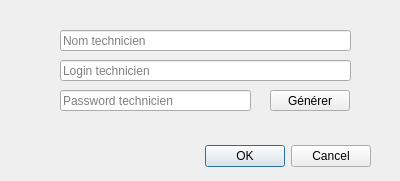
<?xml version="1.0" encoding="UTF-8"?>
<ui version="4.0">
 <class>ajouterTechnicien</class>
 <widget class="QDialog" name="ajouterTechnicien">
  <property name="geometry">
   <rect>
    <x>0</x>
    <y>0</y>
    <width>400</width>
    <height>181</height>
   </rect>
  </property>
  <property name="windowTitle">
   <string>Dialog</string>
  </property>
  <widget class="QDialogButtonBox" name="buttonBox">
   <property name="geometry">
    <rect>
     <x>30</x>
     <y>140</y>
     <width>341</width>
     <height>32</height>
    </rect>
   </property>
   <property name="orientation">
    <enum>Qt::Horizontal</enum>
   </property>
   <property name="standardButtons">
    <set>QDialogButtonBox::Cancel|QDialogButtonBox::Ok</set>
   </property>
  </widget>
  <widget class="QLineEdit" name="nomTech">
   <property name="geometry">
    <rect>
     <x>60</x>
     <y>30</y>
     <width>291</width>
     <height>21</height>
    </rect>
   </property>
   <property name="text">
    <string/>
   </property>
   <property name="readOnly">
    <bool>false</bool>
   </property>
   <property name="placeholderText">
    <string extracomment="test">Nom technicien</string>
   </property>
  </widget>
  <widget class="QLineEdit" name="loginTech">
   <property name="geometry">
    <rect>
     <x>60</x>
     <y>60</y>
     <width>291</width>
     <height>21</height>
    </rect>
   </property>
   <property name="text">
    <string/>
   </property>
   <property name="readOnly">
    <bool>false</bool>
   </property>
   <property name="placeholderText">
    <string>Login technicien</string>
   </property>
  </widget>
  <widget class="QLineEdit" name="passTech">
   <property name="geometry">
    <rect>
     <x>60</x>
     <y>90</y>
     <width>191</width>
     <height>21</height>
    </rect>
   </property>
   <property name="text">
    <string/>
   </property>
   <property name="readOnly">
    <bool>false</bool>
   </property>
   <property name="placeholderText">
    <string>Password technicien</string>
   </property>
  </widget>
  <widget class="QPushButton" name="generer">
   <property name="geometry">
    <rect>
     <x>270</x>
     <y>90</y>
     <width>80</width>
     <height>21</height>
    </rect>
   </property>
   <property name="text">
    <string>Générer</string>
   </property>
  </widget>
 </widget>
 <resources/>
 <connections>
  <connection>
   <sender>buttonBox</sender>
   <signal>accepted()</signal>
   <receiver>ajouterTechnicien</receiver>
   <slot>accept()</slot>
   <hints>
    <hint type="sourcelabel">
     <x>248</x>
     <y>254</y>
    </hint>
    <hint type="destinationlabel">
     <x>157</x>
     <y>274</y>
    </hint>
   </hints>
  </connection>
  <connection>
   <sender>buttonBox</sender>
   <signal>rejected()</signal>
   <receiver>ajouterTechnicien</receiver>
   <slot>reject()</slot>
   <hints>
    <hint type="sourcelabel">
     <x>316</x>
     <y>260</y>
    </hint>
    <hint type="destinationlabel">
     <x>286</x>
     <y>274</y>
    </hint>
   </hints>
  </connection>
 </connections>
</ui>
